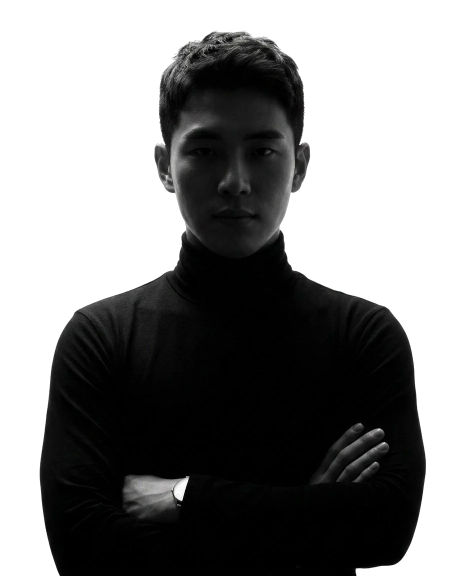
#> input picture images/agenda/profile-man.webp, 928 x 1152 px, given in place of ., which was not available (shown at 1/2 size)
$ python -i export_agenda_all_tabs.py   (imports and definitions only)
#> lines starting #> are read from the running program, lines starting #| are printed output that depends on the picture; pictures that were not available may be replaced by others from this repository, and a replacement may not be noted
#!/usr/bin/env python3
"""Export every Agenda tab into a day/stage folder, including the empty portrait."""

from __future__ import annotations

import json
from pathlib import Path
from zipfile import ZIP_DEFLATED, ZipFile

from lxml import html
from PIL import Image

from export_agenda_speakers import ROOT, SCALE, WIDTH, HEIGHT, export_one


OUTPUT_ROOT = ROOT / "exports" / "agenda-speakers" / "all-tabs"
PREVIEW_ROOT = OUTPUT_ROOT / "_previews"
ARCHIVE = OUTPUT_ROOT.parent / "agenda-speakers-all-tabs.zip"
STAGES = (
    ("main-stage", "conference"),
    ("mini-stage", "experience"),
    ("workshop", "workshop"),
    ("private-class", "master-class"),
)


# [32 lines left out: function tab_speakers, not called in this run]


def contact_sheet(files: list[Path], destination: Path) -> None:
#> called with files = '../images/agenda/profile-man.webp', destination = 'out.png'
    columns = min(5, len(files))
    rows = (len(files) + columns - 1) // columns
    thumb_width, thumb_height, gap, margin = 160, 200, 16, 20
    sheet = Image.new(
        "RGB",
        (
            2 * margin + columns * thumb_width + (columns - 1) * gap,
            2 * margin + rows * thumb_height + (rows - 1) * gap,
        ),
        "#eaeaea",
    )
#> sheet: PIL image 904x1536 RGB; every value is 234
    for index, path in enumerate(files):
        image = Image.open(path).convert("RGBA")
#> image is the input picture: PIL image 928x1152 RGBA; mean R, G, B, A 8.3, 8.4, 8.3, 127.8
        image = image.resize((thumb_width, thumb_height), Image.Resampling.LANCZOS)
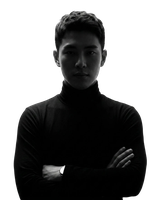
#> image: PIL image 160x200 RGBA; mean R, G, B, A 8.8, 8.8, 8.8, 127.9; transparent parts drawn white
        background = Image.new("RGBA", image.size, "white")
#> background: PIL image 160x200 RGBA; every value is 255
        background.alpha_composite(image)
        x = margin + (index % columns) * (thumb_width + gap)
        y = margin + (index // columns) * (thumb_height + gap)
        sheet.paste(background.convert("RGB"), (x, y))
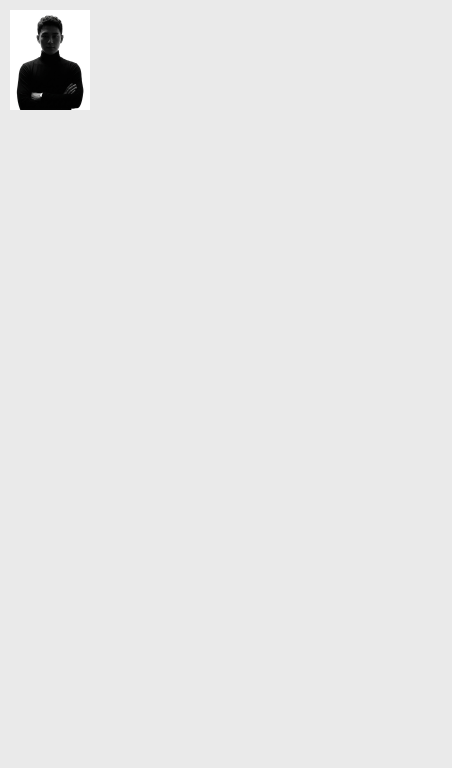
#> sheet: PIL image 904x1536 RGB (shown at 1/2 size); mean R, G, B 231.7, 231.7, 231.7
#> pass 3 of the loop in contact_sheet, `for index, path in enumerate(files):`:
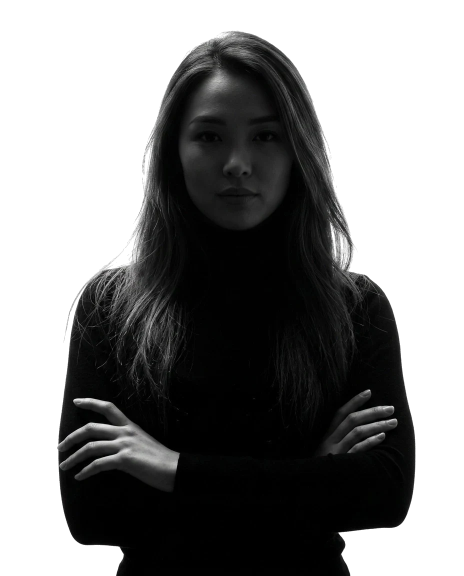
#> input picture images/agenda/profile-woman.webp, 928 x 1152 px, given in place of , which was not available (shown at 1/2 size)
#> in contact_sheet, image is the input picture: PIL image 928x1152 RGBA; mean R, G, B, A 11.8, 11.9, 11.8, 130
#> in contact_sheet, `image = image.resize((thumb_width, thumb_height), Image.Resampling.LAN..`:
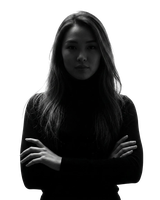
#> image: PIL image 160x200 RGBA; mean R, G, B, A 12.1, 12.2, 12.1, 130; transparent parts drawn white
#> in contact_sheet, `sheet.paste(background.convert("RGB"), (x, y))`:
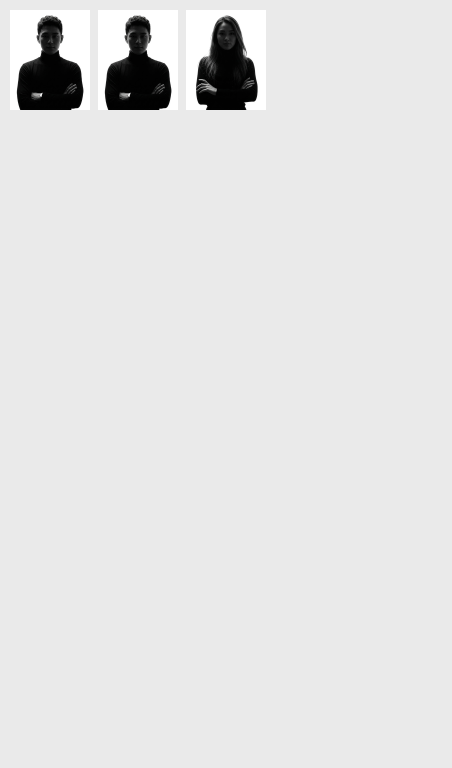
#> sheet: PIL image 904x1536 RGB (shown at 1/2 size); mean R, G, B 227.2, 227.2, 227.2
#> the loop made 5 passes; the first 3 are shown
    sheet.save(destination, optimize=True)


# [71 lines left out: function main, not called in this run]


# [2 lines not run here, left out]

#> (the run stopped early here; a loop or call above may not have finished)
